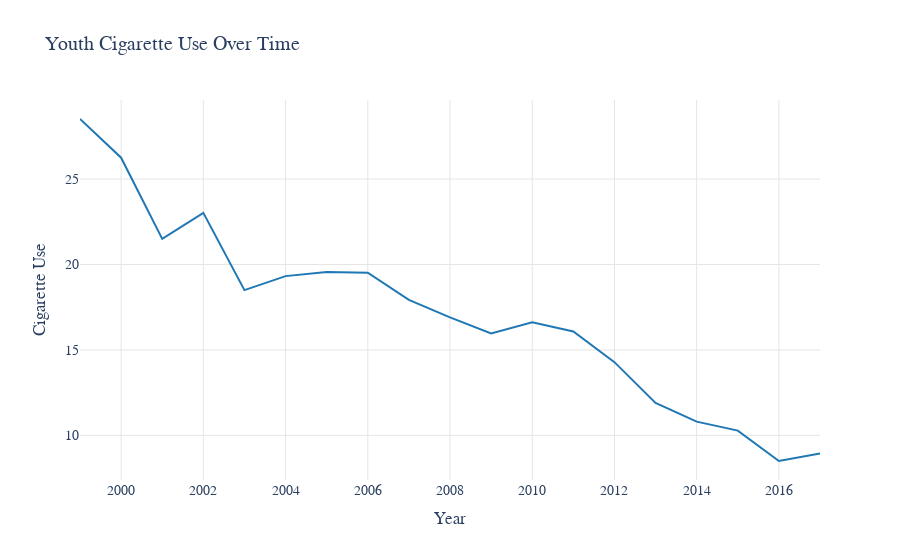

The notebook cell saved with this chart:
### Code cell
#creating graph for Cigarette Use by year Monish
years = []
cigarette_use = []

years = YTSCigaretteUsedf['Year'].unique()
cigarette_use_year = YTSCigaretteUsedf.groupby('Year')['DataValue'].mean()

df = pd.DataFrame({
    'Year': years,  # Change 'Years' to 'Year'
    'Cigarette Use': cigarette_use_year
})

fig = px.line(df, x='Year', y='Cigarette Use', title='Youth Cigarette Use Over Time')

fig.update_layout(
    xaxis_title='Year',
    yaxis_title='Cigarette Use',
    font=dict(family='SOURCE SANS PRO', size=14),
    plot_bgcolor='white',
    hovermode='x',
    xaxis=dict(showgrid=True, gridwidth=1, gridcolor='#E5E5E5'),
    yaxis=dict(showgrid=True, gridwidth=1, gridcolor='#E5E5E5'),
)

fig.update_traces(
    line=dict(color='#1f77b4'),
    hovertemplate='Year: %{x}<br>Cigarette Use: %{y:.2f}'
)

fig.show()

### Figure 1 — Plotly figure (JSON) as saved in the notebook; plotly's stock layout.template omitted (floating-point values rounded to 4 significant figures)
{"data": [{"hovertemplate": "Year: %{x}<br>Cigarette Use: %{y:.2f}", "legendgroup": "", "line": {"color": "#1f77b4", "dash": "solid"}, "marker": {"symbol": "circle"}, "mode": "lines", "name": "", "orientation": "v", "showlegend": false, "type": "scatter", "x": [1999, 2000, 2001, 2002, 2003, 2004, 2005, 2006, 2007, 2008, 2009, 2010, 2011, 2012, 2013, 2014, 2015, 2016, 2017], "xaxis": "x", "y": [28.51, 26.25, 21.5, 23.02, 18.5, 19.32, 19.55, 19.52, 17.93, 16.9, 15.97, 16.62, 16.09, 14.29, 11.9, 10.8, 10.28, 8.503, 8.942], "yaxis": "y"}], "layout": {"font": {"family": "SOURCE SANS PRO", "size": 14}, "hovermode": "x", "legend": {"tracegroupgap": 0}, "plot_bgcolor": "white", "title": {"text": "Youth Cigarette Use Over Time"}, "xaxis": {"anchor": "y", "domain": [0, 1], "gridcolor": "#E5E5E5", "gridwidth": 1, "showgrid": true, "title": {"text": "Year"}}, "yaxis": {"anchor": "x", "domain": [0, 1], "gridcolor": "#E5E5E5", "gridwidth": 1, "showgrid": true, "title": {"text": "Cigarette Use"}}}}
